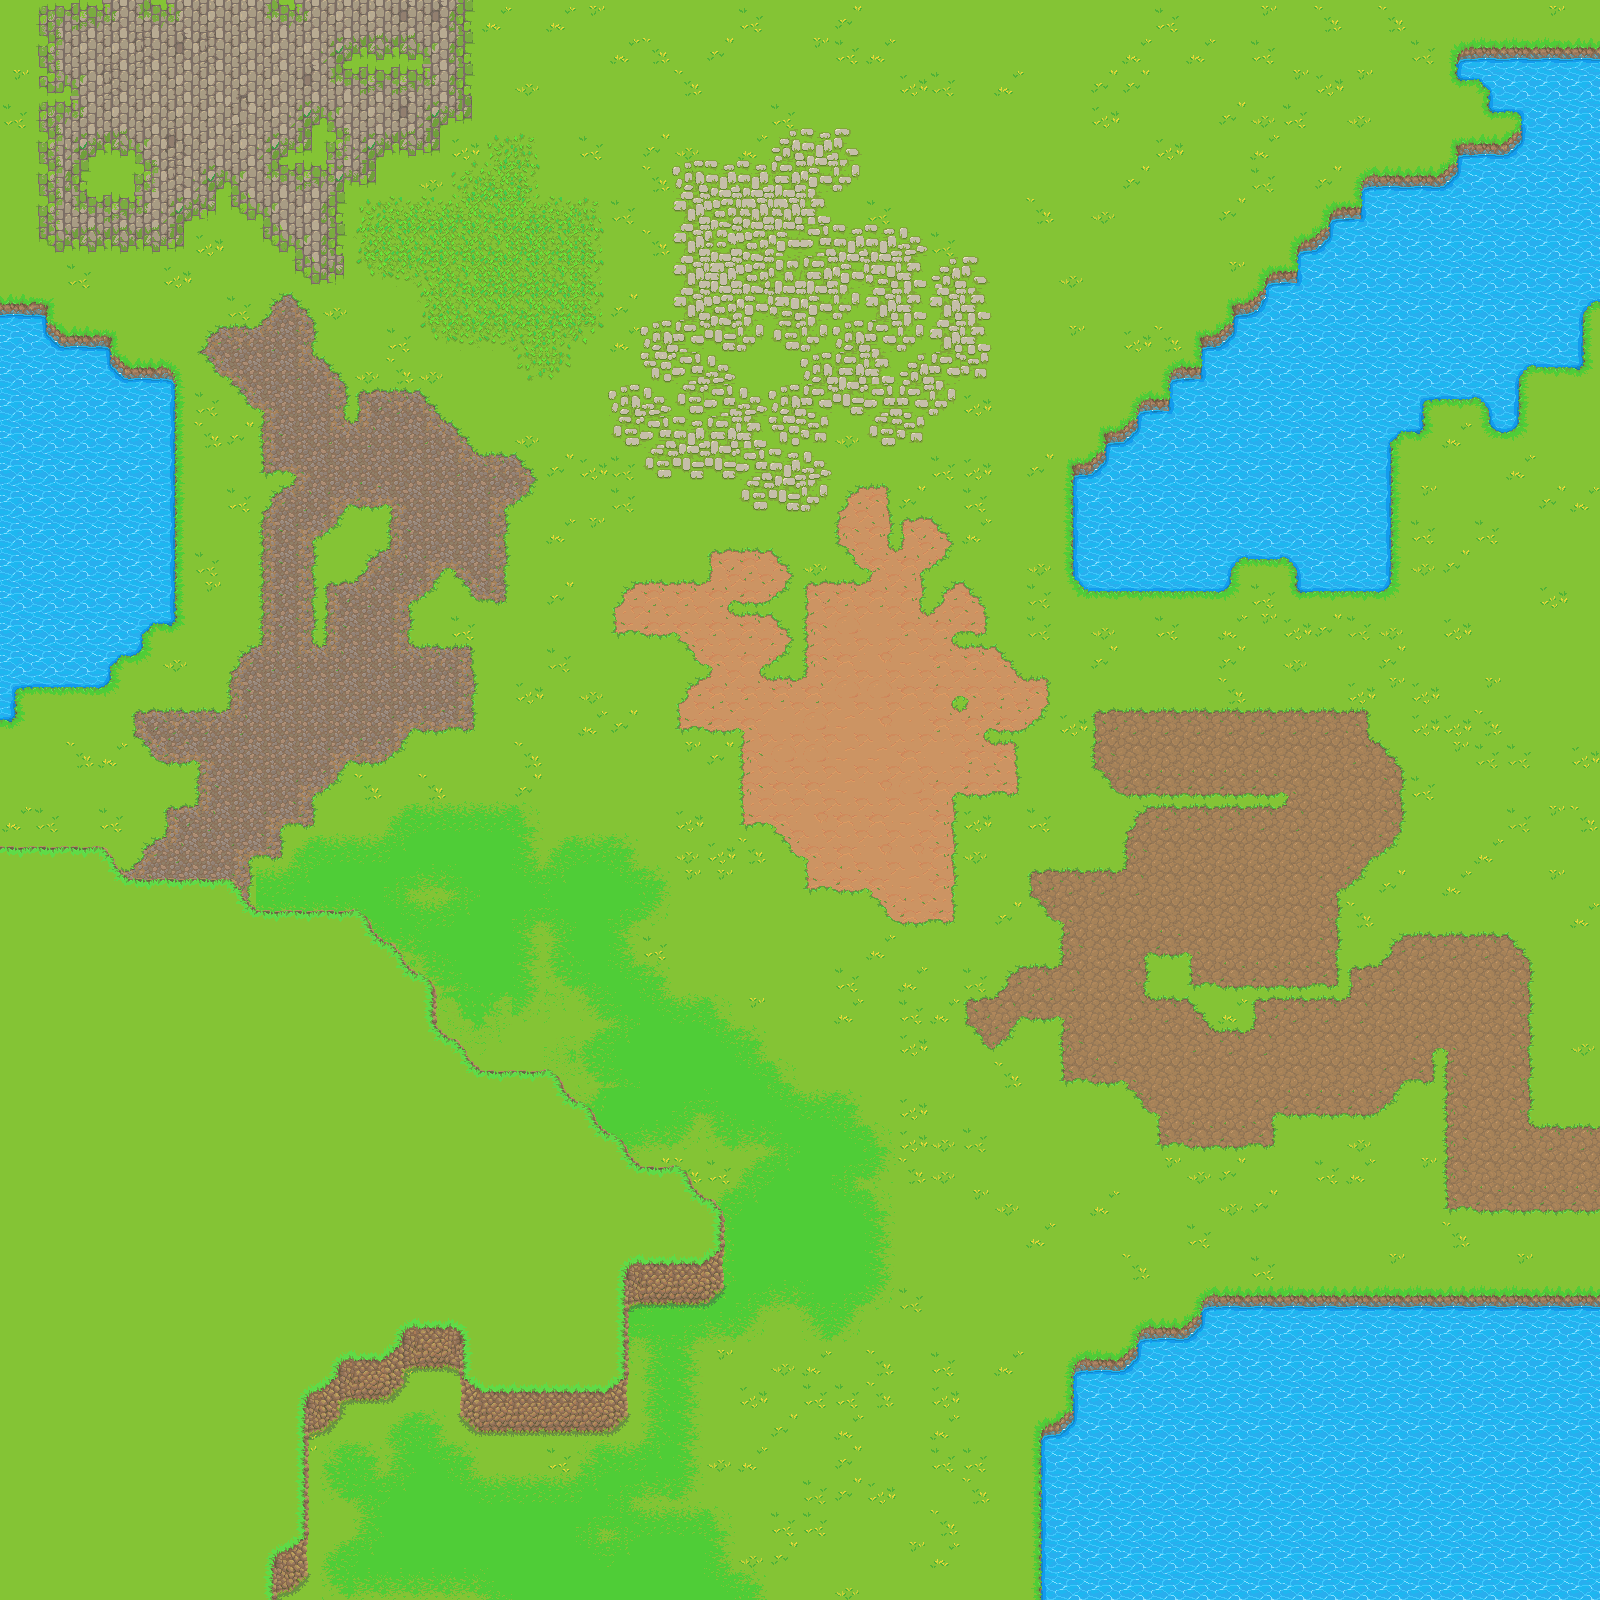

Rendered tile map (Tiled .tmx) drawn with the repository's tilesets; below, a short description and the map source with its tile grids summarised:
An orthogonal 50x50 tile map with 32x32 px tiles, 5 tile layers (water, grass_to_water_platform, terrain, fence, ...), 2 tilesets.

<map version="1.10" tiledversion="1.10.1" orientation="orthogonal" renderorder="right-down" width="50" height="50" tilewidth="32" tileheight="32" infinite="0" nextlayerid="12" nextobjectid="1">
 <tileset firstgid="1" source="Terrain.tsx" />
 <tileset firstgid="2539" source="Grass Land - tileset-cliff.tsx" />
 <layer id="2" name="water" width="50" height="50" locked="1">
  <data>[2500 cells, 2500 non-empty, 1 distinct tile ids]</data>
 </layer>
 <layer id="3" name="grass_to_water_platform" width="50" height="50">
  <data>[2500 cells, 2202 non-empty, 44 distinct tile ids]</data>
 </layer>
 <layer id="8" name="terrain" width="50" height="50">
  <data>[2500 cells, 910 non-empty, 156 distinct tile ids]</data>
 </layer>
 <layer id="4" name="fence" width="50" height="50">
  <data>[2500 cells, 0 non-empty, 0 distinct tile ids]</data>
 </layer>
 <layer id="6" name="grass_platform" width="50" height="50">
  <data>[2500 cells, 377 non-empty, 19 distinct tile ids]</data>
 </layer>
</map>
